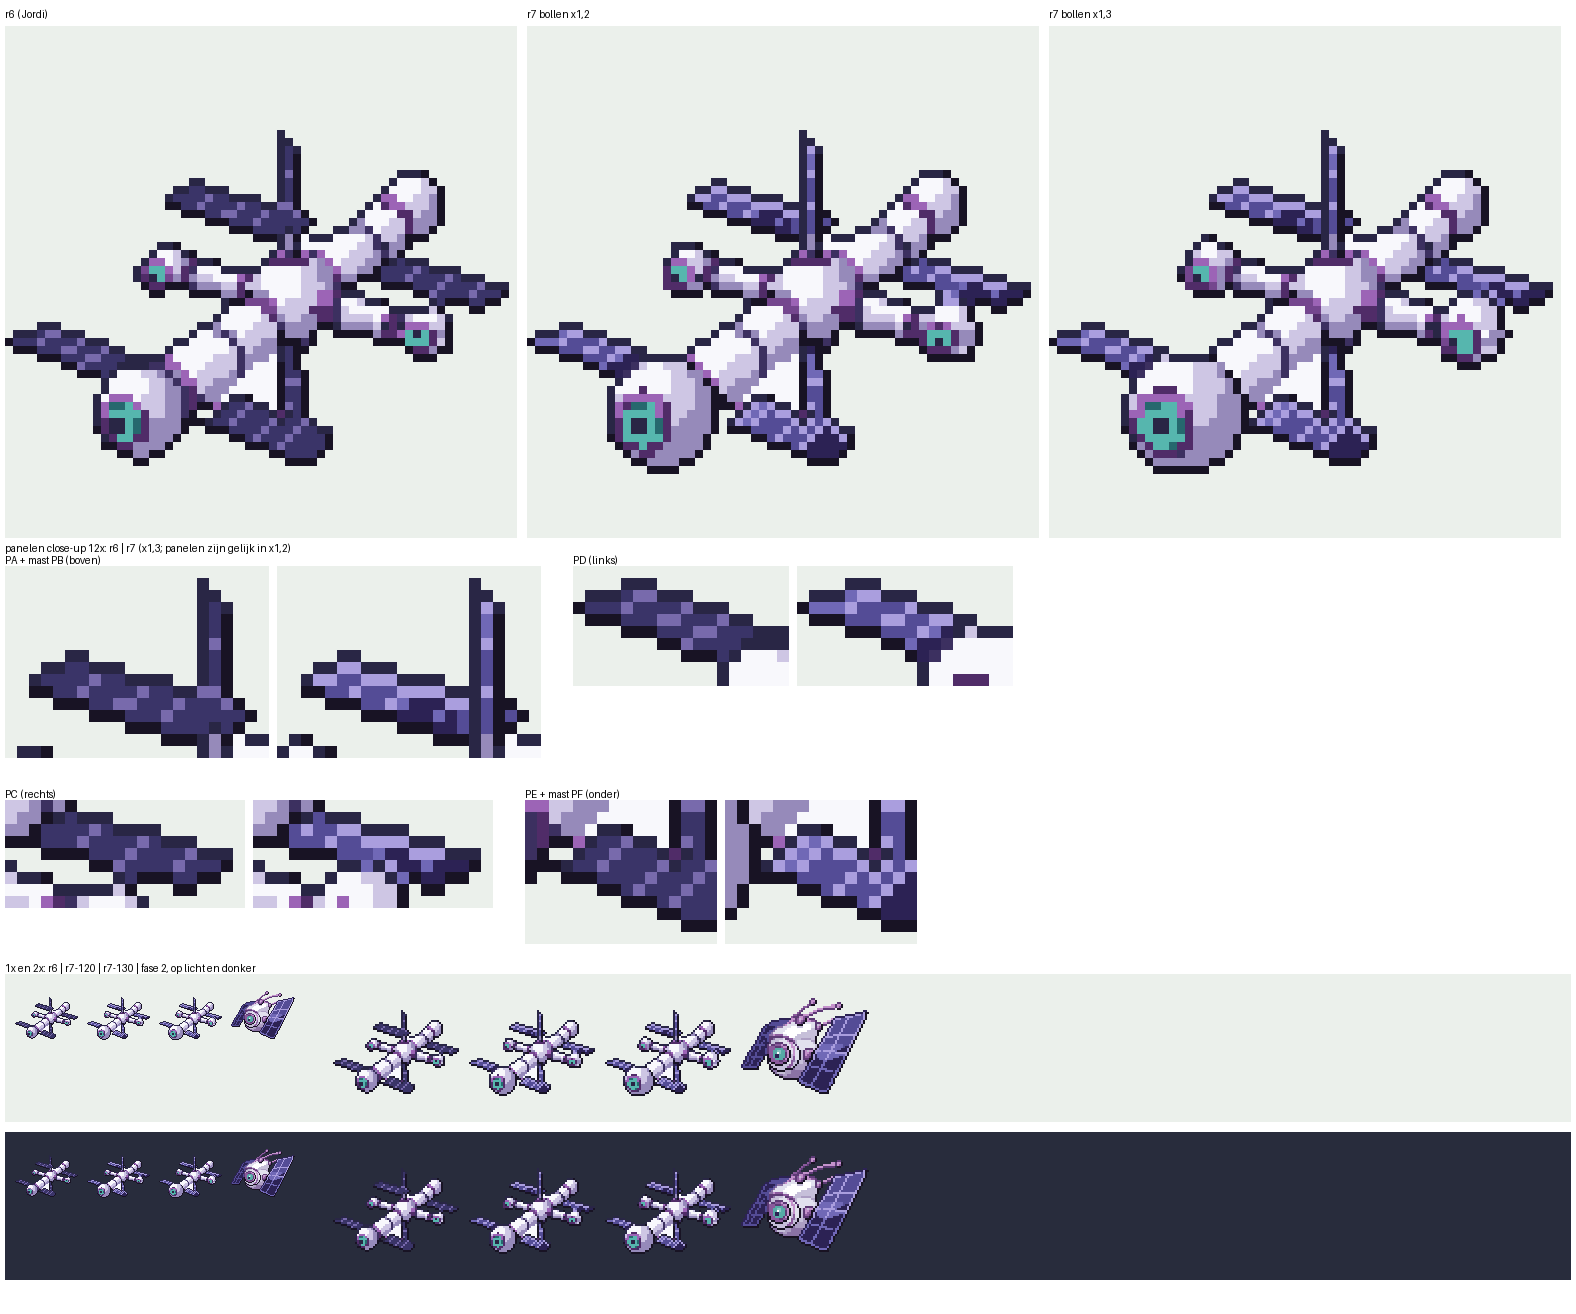

Write Python code to recreate this figure.
# vel r7: r6 | r7-120 | r7-130 op 8x; paneel-close-ups r6 vs r7 (12x); 1x en 2x naast fase 2 op licht en donker.
import os, numpy as np
from PIL import Image, ImageDraw
H=os.path.dirname(os.path.abspath(__file__)); R=os.path.normpath(os.path.join(H,'..','..'))
def rgba(p):
    return Image.open(p).convert('RGBA').crop((0,0,64,64))
r6=rgba(os.path.join(R,'kleur_r6','sprite.png'))
a=rgba(os.path.join(H,'sprite_bol120.png')); b=rgba(os.path.join(H,'sprite_bol130.png'))
f2=rgba(os.path.join(R,'..','satelliet_fase2','af','satelliet.png'))
BG=(235,240,235,255); DK=(40,44,60,255)
def on(im,bg,z):
    c=Image.new('RGBA',im.size,bg); c.alpha_composite(im); return c.convert('RGB').resize((im.width*z,im.height*z),Image.NEAREST)
W=3*522+10; Z=12
CROPS=[((18,12,22,16),'PA + mast PB (boven)'),((0,36,18,10),'PD (links)'),((44,28,20,9),'PC (rechts)'),((22,44,16,12),'PE + mast PF (onder)')]
ch=sum(max(h for (x,y,w,h),_ in CROPS[i:i+2])*Z+30 for i in (0,2))
V=Image.new('RGB',(W,30+512+20+ch+2*(64*2+30)+40),(255,255,255)); d=ImageDraw.Draw(V)
for i,(im,t) in enumerate(((r6,'r6 (Jordi)'),(a,'r7 bollen x1,2'),(b,'r7 bollen x1,3'))):
    V.paste(on(im,BG,8),(5+i*522,26)); d.text((5+i*522,8),t,fill=(0,0,0))
y=26+512+16
d.text((5,y-12),'panelen close-up 12x: r6 | r7 (x1,3; panelen zijn gelijk in x1,2)',fill=(0,0,0))
x=5; yy=y; rowh=0
for j,((cx,cy,w,h),t) in enumerate(CROPS):
    if j==2: x=5; yy+=rowh+30; rowh=0
    d.text((x,yy),t,fill=(0,0,0))
    for im in (r6,b):
        V.paste(on(im.crop((cx,cy,cx+w,cy+h)),BG,Z),(x,yy+12)); x+=w*Z+8
    x+=24; rowh=max(rowh,h*Z+12)
y=yy+rowh+30
d.text((5,y-12),'1x en 2x: r6 | r7-120 | r7-130 | fase 2, op licht en donker',fill=(0,0,0))
for k,bg in enumerate((BG,DK)):
    yy=y+k*(64*2+30); V.paste(Image.new('RGB',(W-10,64*2+20),bg[:3]),(5,yy)); x=15
    for im in (r6,a,b,f2):
        c=Image.new('RGBA',(64,64),bg); c.alpha_composite(im); V.paste(c.convert('RGB'),(x,yy+10)); x+=72
    x+=30
    for im in (r6,a,b,f2):
        V.paste(on(im,bg,2),(x,yy+10)); x+=136
V.save(os.path.join(H,'vel.png'))
